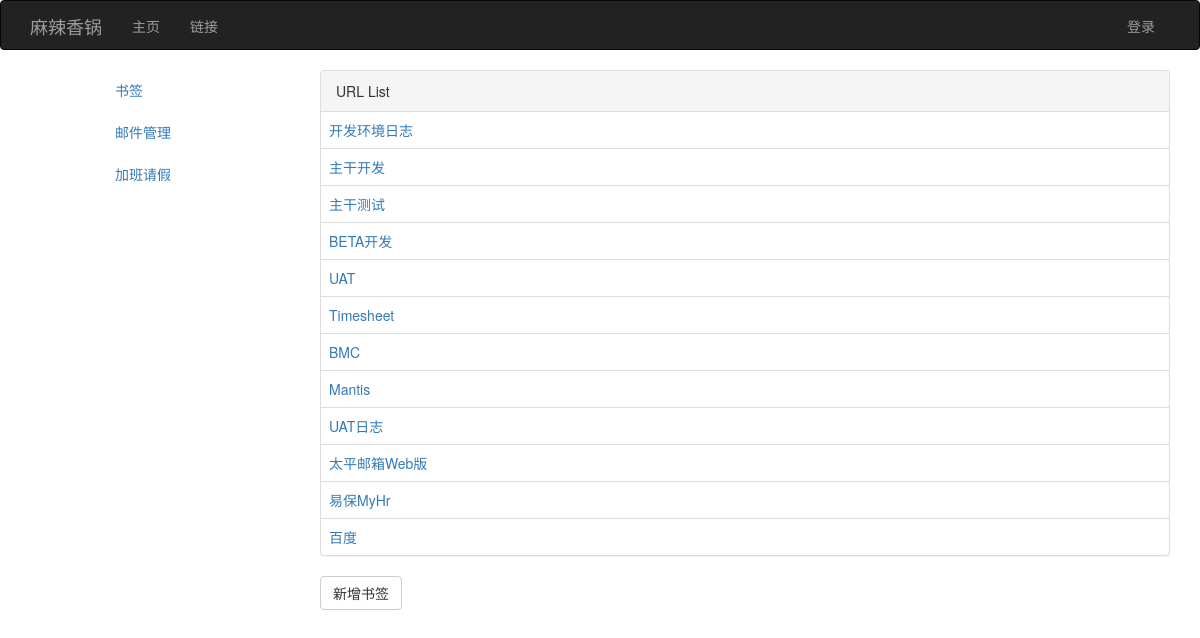
/tool-bookmark, run on the app's committed database.
### app/models.py (models this page shows)
class Bookmark(db.Model):
    __tablename__ = 'bookmarks'
    id = db.Column(db.Integer, primary_key=True)
    name = db.Column(db.Text)
    url = db.Column(db.Text)
    network = db.Column(db.Text)

### app/main/views.py (the view)
@main.route('/tool-bookmark', methods=['POST', 'GET'])
def tool_bookmark():
    form = BookmarkForm()
    bookmarks = Bookmark.query.all()
    if form.validate_on_submit():
        new_bookmark = Bookmark(name=form.name.data, url=form.url.data)
        db.session.add(new_bookmark)
        return redirect(url_for('.tool_bookmark'))
    return render_template('tool_bookmark.html', bookmarks=bookmarks, form=form)

### app/auth/views.py (called while the page is built)
@auth.before_app_request
def before_request():
    if current_user.is_authenticated:
        current_user.ping()
        if not current_user.confirmed \
                and request.endpoint[:5] != 'auth.' \
                and request.endpoint != 'static':
            return redirect(url_for('auth.unconfirmed'))

### app/main/__init__.py (called while the page is built)
@main.app_context_processor
def inject_permissions():
    return dict(Permission=Permission)

### app/models.py (called while the page is built)
    def can(self, permissions):
        return False

### app/templates/tool_bookmark.html (shortened to what this page needs)
{% extends 'tool_index.html' %}
{% block tool_content %}
{% import "bootstrap/wtf.html" as wtf %}
<div class="panel panel-default">
    <div class="panel-heading">URL List</div>
    <table class="table">
        <tbody>
        {% for bookmark in bookmarks%}
        <tr>
            <td title="{{bookmark.url}}"><a href="{{bookmark.url}}">{{bookmark.name}}</a>
            </td>
        </tr>
        {% endfor %}
        </tbody>
    </table>
</div>
<div>
    <button name="addBookmark" class="add_mark_button btn btn-default">新增书签</button>
</div>
{% endblock%}

### data on the page
Bookmark: name "开发环境日志"
Bookmark: name "主干开发"
Bookmark: name "主干测试"
Bookmark: name "BETA开发"
Bookmark: name "UAT"
Bookmark: name "Timesheet"
Bookmark: name "BMC"
Bookmark: name "Mantis"
Bookmark: name "UAT日志"
Bookmark: name "太平邮箱Web版"
Bookmark: name "易保MyHr"
Bookmark: name "百度"
